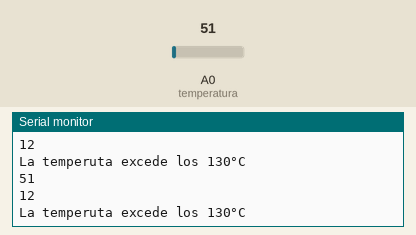
This sketch was run on a simulated Arduino Uno, built with avr-gcc and run on an emulated ATmega328P. On the bench: the last lines printed to the serial monitor. Inputs (shaded band) come from the test bench; at power-on: A0 (temperatura) = 51.

Above: at 1.8 s.
1.9 s: A0 (temperatura) set to 61
At 2.8 s:
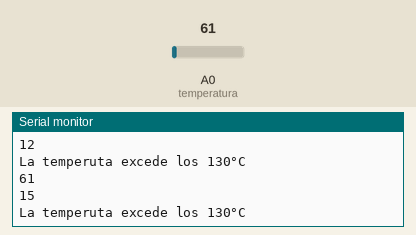
3.4 s: A0 (temperatura) set to 71
At 4.6 s:
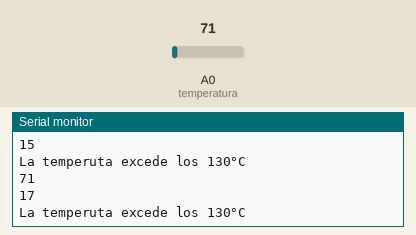
Timing chart, 0 to 6.4 s (numbered marks = the images above; inputs shaded):
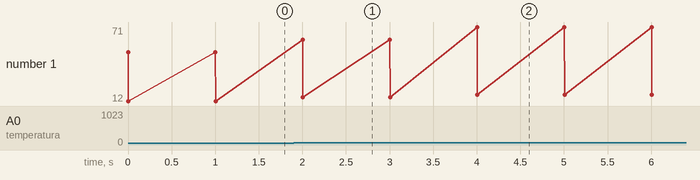

The sketch:

Bikey_MCU2.ino
```cpp
#include <Wire.h>
#define Direccion_Esclavo 0x3C

const int temperatura = A0;
int valor10b;
int valor8b;
const int revoluciones = A0;
int velocidad10b;
int velocidad8b;
unsigned long duracion;
unsigned long duracion_maxima;
float diametro = 0.254; //En metros
float pi = 3.1416;
float frecuencia;
float rpm;
float velocidad;

void setup() {
  Wire.begin(Direccion_Esclavo);
  Serial.begin(9600);
  Wire.onRequest(Sensor_Temperatura);

  Wire.begin(Direccion_Esclavo);
  Wire.onRequest(Velocimetro);
}

void loop() {
  valor10b = analogRead(temperatura);
  valor8b = map(valor10b, 0, 1023, 0, 255);
  Serial.println(valor10b);
  Serial.println(valor8b);
  if(valor10b <= 164){
      Serial.println("La temperuta excede los 130°C");
    }
  else {
      Serial.println("La temperatura es adecuada");
    }
  delay(1000);
}


void Sensor_Temperatura (){
  valor10b = analogRead(temperatura);
  valor8b = map(valor10b, 0, 1023, 0, 255);
  Wire.write(valor8b);
  }


void Velocimetro(){
  duracion = pulseIn(revoluciones, HIGH);
  frecuencia = 1/duracion;
  rpm = frecuencia*60;
  velocidad = (pi * diametro * rpm * 60)/100;
  velocidad8b = round(velocidad);

  Wire.write(velocidad8b);
  }
```

Measured:
- after the input at 1.9 s, the serial monitor: prints a new line after 0.10 s (image 1)
- after the input at 3.4 s, the serial monitor: prints a new line after 0.60 s (image 2)
- plotted number 1: 12 → 15 after the input at 1.9 s, 15 → 17 after the input at 3.4 s
